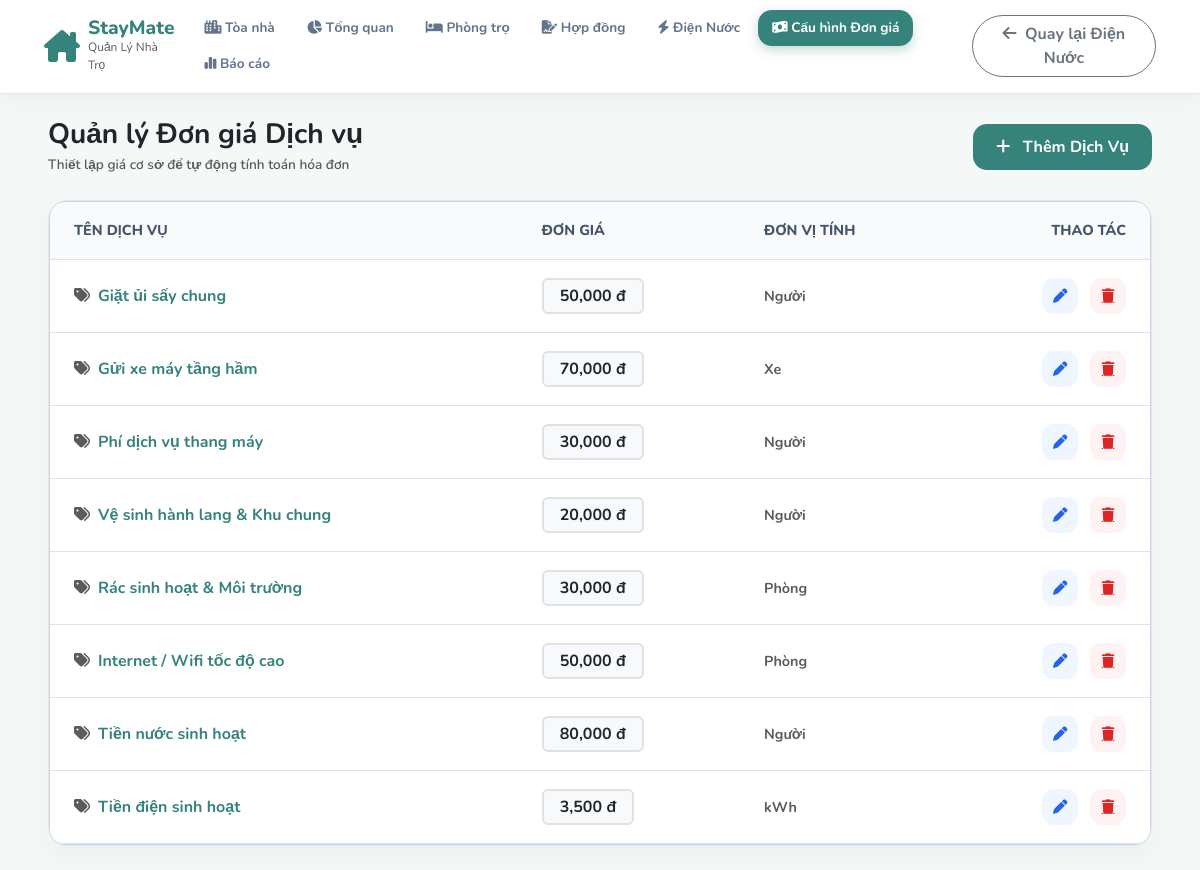
Page /BaiTapCaNhan/05_DoMinhNguyet/public/index.php on the committed database.
### tables this page shows
CREATE TABLE `services` (
  `id` int NOT NULL AUTO_INCREMENT,
  `service_name` varchar(100) NOT NULL,
  `unit_price` decimal(10,2) NOT NULL,
  `unit` varchar(50) NOT NULL,
  `is_active` tinyint(1) DEFAULT '1',
  `created_at` timestamp NULL DEFAULT CURRENT_TIMESTAMP,
  PRIMARY KEY (`id`)
);

### BaiTapCaNhan/05_DoMinhNguyet/src/Controller/ServiceController.php (called while the page is built, shortened)
<?php
class ServiceController {
    private $repo;
    public function __construct($repo) {
        $this->repo = $repo;
    }
    public function index() {
        $services = $this->repo->getAll();
        require __DIR__ . '/../View/service_list.php';
    }
}
?>

### BaiTapCaNhan/05_DoMinhNguyet/src/Repository/ServiceRepository.php (called while the page is built, shortened)
<?php
class ServiceRepository {
    private $pdo;
    public function __construct($pdo) {
        $this->pdo = $pdo;
    }
    public function getAll() {
        $stmt = $this->pdo->query("SELECT * FROM services ORDER BY id DESC");
        return $stmt->fetchAll();
    }
}
?>

### BaiTapCaNhan/05_DoMinhNguyet/src/View/service_list.php (the view, shortened to what this page needs)
<!DOCTYPE html>
<html lang="vi">
<head>
    <link href="https://cdn.jsdelivr.net/npm/bootstrap@5.3.0/dist/css/bootstrap.min.css" rel="stylesheet">
    <link rel="stylesheet" href="https://cdnjs.cloudflare.com/ajax/libs/font-awesome/6.4.0/css/all.min.css">
</head>
<body>
    <?php $rootUrl = (strpos($_SERVER['SCRIPT_NAME'] ?? '', '/BaiTapCaNhan/') !== false) ? '../../../index.php' : 'index.php'; ?>
    <nav class="navbar navbar-expand-lg navbar-custom sticky-top">
        <div class="container-fluid px-3 px-xl-4">
            <a class="brand-logo d-flex align-items-center gap-2 text-decoration-none me-3" href="<?= $rootUrl ?>?route=dashboard">
                <i class="fa-solid fa-house-chimney"></i>
                <div>
                    <div class="brand-text lh-1">StayMate</div>
                    <div class="text-muted" style="font-size: 0.75rem;">Quản Lý Nhà Trọ</div>
                </div>
            </a>
            <ul class="nav nav-pills me-auto d-none d-lg-flex">
                <li class="nav-item"><a class="nav-link" href="<?= $rootUrl ?>?route=dashboard"><i class="fa-solid fa-city"></i> Tòa nhà</a></li>
                <li class="nav-item"><a class="nav-link" href="<?= $rootUrl ?>?route=overview"><i class="fa-solid fa-chart-pie"></i> Tổng quan</a></li>
                <li class="nav-item"><a class="nav-link" href="<?= $rootUrl ?>?route=rooms"><i class="fa-solid fa-bed"></i> Phòng trọ</a></li>
                <li class="nav-item"><a class="nav-link" href="<?= $rootUrl ?>?route=contracts"><i class="fa-solid fa-file-signature"></i> Hợp đồng</a></li>
                <li class="nav-item"><a class="nav-link" href="<?= $rootUrl ?>?route=utilities"><i class="fa-solid fa-bolt"></i> Điện Nước</a></li>
                <li class="nav-item"><a class="nav-link active" href="<?= $rootUrl ?>?route=services"><i class="fa-solid fa-money-bill-wave"></i> Cấu hình Đơn giá</a></li>
                <li class="nav-item"><a class="nav-link" href="<?= $rootUrl ?>?route=reports"><i class="fa-solid fa-chart-simple"></i> Báo cáo</a></li>
            </ul>
            <a href="<?= $rootUrl ?>?route=utilities" class="btn btn-outline-secondary rounded-pill fw-bold text-xs"><i class="fa-solid fa-arrow-left me-1"></i> Quay lại Điện Nước</a>
        </div>
    </nav>
    <div class="container-fluid px-4 px-xl-5 py-4">
        <div class="d-flex justify-content-between align-items-center mb-4">
            <div>
                <h3 class="fw-bold mb-1 text-dark">Quản lý Đơn giá Dịch vụ</h3>
                <div class="text-muted fw-semibold" style="font-size: 0.85rem;">Thiết lập giá cơ sở để tự động tính toán hóa đơn</div>
            </div>
            <button class="btn btn-teal-custom" data-bs-toggle="modal" data-bs-target="#serviceModal" onclick="openAddModal()">
                <i class="fa-solid fa-plus me-2"></i> Thêm Dịch Vụ
            </button>
        </div>
        <div class="content-card p-0">
            <div class="table-container table-responsive">
                <table class="table table-custom table-hover mb-0">
                    <thead>
                        <tr>
                            <th class="ps-4">TÊN DỊCH VỤ</th>
                            <th>ĐƠN GIÁ</th>
                            <th>ĐƠN VỊ TÍNH</th>
                            <th class="text-end pe-4">THAO TÁC</th>
                        </tr>
                    </thead>
                    <tbody>
                        <?php foreach ($services as $sv): ?>
                        <tr>
                            <td class="ps-4 fw-bold" style="color: var(--primary-teal); font-size: 1rem;"><i class="fa-solid fa-tags me-2 text-muted"></i><?= htmlspecialchars($sv['service_name']) ?></td>
                            <td><span class="badge bg-light text-dark border border-2 px-3 py-2 fs-6"><?= number_format($sv['unit_price']) ?> đ</span></td>
                            <td class="fw-bold text-muted"><?= htmlspecialchars($sv['unit']) ?></td>
                            <td class="text-end pe-4">
                                <button class="action-btn-edit me-2" onclick="openEditModal(<?= $sv['id'] ?>, '<?= htmlspecialchars($sv['service_name']) ?>', <?= $sv['unit_price'] ?>, '<?= htmlspecialchars($sv['unit']) ?>')">
                                    <i class="fa-solid fa-pen"></i>
                                </button>
                                <a href="index.php?route=services&action=delete&id=<?= $sv['id'] ?>" class="action-btn-delete" onclick="return confirm('Bạn có chắc chắn muốn xóa dịch vụ này?');">
                                    <i class="fa-solid fa-trash"></i>
                                </a>
                            </td>
                        </tr>
                        <?php endforeach; ?>
                    </tbody>
                </table>
            </div>
        </div>
    </div>
</body>
</html>

### BaiTapCaNhan/05_DoMinhNguyet/public/index.php (shortened to what this page needs)
<?php
require_once __DIR__ . '/../db.php';
require_once __DIR__ . '/../src/Repository/ServiceRepository.php';
require_once __DIR__ . '/../src/Controller/ServiceController.php';
$route = $_GET['route'] ?? 'services';
if ($route === 'services') {
    $repository = new ServiceRepository($pdo);
    $controller = new ServiceController($repository);
    $controller->index();
} elseif ($route === 'reports') {
    $reportRepo = new ReportRepository($pdo);
    $reportController = new ReportController($reportRepo);
    $reportController->index();
} else {
    echo "<h1>404 - Không tìm thấy trang</h1>";
}
?>

### BaiTapCaNhan/05_DoMinhNguyet/src/View/service_list.php (style rules this page uses)
:root { --primary-teal: #36837c; --primary-hover: #2a6a64; --bg-body: #f4f8f7; --card-radius: 20px; }
body { background-color: var(--bg-body); font-family: 'Nunito', sans-serif; font-size: 0.9rem; color: #334155; }
.navbar-custom { background-color: #ffffff; padding: 10px 20px; box-shadow: 0 4px 20px rgba(0, 0, 0, 0.05); border-bottom: 1px solid #e2e8f0; }
.brand-logo i { color: var(--primary-teal); font-size: 2rem; }
.brand-text { color: var(--primary-teal); font-weight: 800; font-size: 1.2rem; }
.nav-pills .nav-link { color: #64748b; font-weight: 700; font-size: 0.85rem; padding: 8px 14px; border-radius: 14px; margin-right: 4px; }
.nav-pills .nav-link.active { background-color: var(--primary-teal); color: white; box-shadow: 0 4px 12px rgba(54, 131, 124, 0.3); }
.content-card { background: #ffffff; border-radius: var(--card-radius); border: 1px solid #e2e8f0; box-shadow: 0 10px 30px rgba(0, 0, 0, 0.04); }
.btn-teal-custom { background-color: var(--primary-teal); color: white; border-radius: 14px; font-weight: 700; padding: 10px 22px; }
.table-container { border: 1px solid #cbd5e1; border-radius: 16px; overflow: hidden; }
.table-custom th { background-color: #f8fafc; color: #475569; font-weight: 800; padding: 18px 20px; text-transform: uppercase; }
.table-custom td { padding: 18px 20px; vertical-align: middle; font-weight: 600; }
.action-btn-edit, .action-btn-delete { width: 36px; height: 36px; display: inline-flex; align-items: center; justify-content: center; border-radius: 12px; border: none; cursor: pointer; transition: 0.2s; }
.action-btn-edit { background-color: #eff6ff; color: #2563eb; }
.action-btn-delete { background-color: #fef2f2; color: #dc2626; }

### rows in the picture
services: service_name "Giặt ủi sấy chung", unit_price "50,000", unit "Người"
services: service_name "Gửi xe máy tầng hầm", unit_price "70,000", unit "Xe"
services: service_name "Phí dịch vụ thang máy", unit_price "30,000", unit "Người"
services: service_name "Vệ sinh hành lang & Khu chung", unit_price "20,000", unit "Người"
services: service_name "Rác sinh hoạt & Môi trường", unit_price "30,000", unit "Phòng"
services: service_name "Internet / Wifi tốc độ cao", unit_price "50,000", unit "Phòng"
services: service_name "Tiền nước sinh hoạt", unit_price "80,000", unit "Người"
services: service_name "Tiền điện sinh hoạt", unit_price "3,500", unit "kWh"
